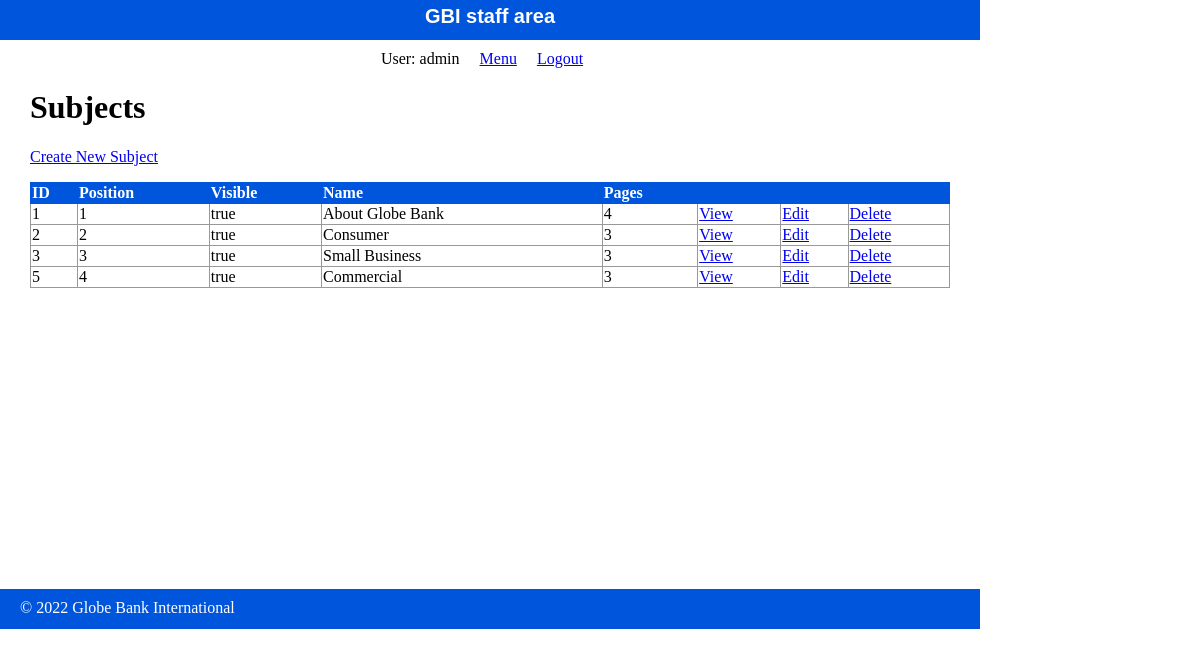
Screenshot of /staff/subjects/index.php (signed in) with the database file from the repository.
### tables this page shows
CREATE TABLE `subjects` (
  `id` int(11) NOT NULL,
  `menu_name` varchar(255) DEFAULT NULL,
  `position` int(3) DEFAULT NULL,
  `visible` tinyint(1) DEFAULT NULL
);

### private/functions.php (called while the page is built, shortened)
<?php
function url_for($script_path) {
  return WWW_ROOT . $script_path;
}
function u($string){
  return urlencode($string);
}
function h($string){
  return htmlspecialchars($string);
}
?>

### private/query_functions.php (called while the page is built, shortened)
<?php
function find_all_subjects($options = []){
  global $db;
  $visible = $options['visible'] ?? false;
  $sql = "SELECT * FROM subjects ";
  $sql .= "ORDER BY position ASC";
  $result = mysqli_query($db, $sql);
  return $result;
 }
 function count_pages_by_subject_id($subject_id, $options = []){
  global $db;
  $visible = $options['visible'] ?? false;
  $sql = "SELECT COUNT(id) FROM pages ";
  $sql .= "WHERE subject_id='" . db_escape($db,$subject_id) . "' ";
  $sql .= "ORDER BY position ASC";
  $result_set = mysqli_query($db,$sql);
  $row = mysqli_fetch_row($result_set);
  $count = $row[0];
  return $count;
 }
?>

### private/database.php (called while the page is built, shortened)
<?php
function db_escape($db,$string){
  return mysqli_real_escape_string($db,$string);
}
?>

### public/staff/subjects/index.php (the view, shortened to what this page needs)
<?php
$subject_set = find_all_subjects();
?>
<?php include(SHARED_PATH . '/staff_header.php'); ?>
<div id="content">
  <div class="subjects listing">
    <h1>Subjects</h1>
    <div class="actions">
      <a class="action" href="<?php echo url_for('/staff/subjects/new.php'); ?>">Create New Subject</a>
    </div>
  	<table class="list">
  	  <tr>
        <th>ID</th>
        <th>Position</th>
        <th>Visible</th>
  	    <th>Name</th>
        <th>Pages</th>
  	    <th>&nbsp;</th>
  	    <th>&nbsp;</th>
        <th>&nbsp;</th>
  	  </tr>
  <?php
      while($subject = mysqli_fetch_assoc($subject_set)) {
  ?>
  <?php $page_count = count_pages_by_subject_id($subject['id']); ?>
        <tr>
          <td><?php echo h($subject['id']) ?></td>
          <td><?php echo h($subject['position']) ?></td>
          <td><?php echo $subject['visible'] == 1 ? 'true' : 'false'; ?></td>
    	    <td><?php echo h($subject['menu_name']) ?></td>
          <td><?php echo $page_count; ?></td>
          <td><a class="action" href="<?php echo url_for('/staff/subjects/show.php?id=' . h(u($subject['id']))) ?>">View</a></td>
          <td><a class="action" href="<?php echo url_for('/staff/subjects/edit.php?id='. h(u($subject['id']))); ?>">Edit</a></td>
          <td><a class="action" href="<?php echo url_for('/staff/subjects/delete.php?id=' . h(u($subject['id']))) ?>">Delete</a></td>
    	  </tr>
      <?php } ?>
  	</table>
  </div>
</div>
<?php include(SHARED_PATH . '/staff_footer.php'); ?>

### public/stylesheets/staff.css (style rules this page uses)
html { height: 100%; width: 100%; }
body { height: 90vh; width: 100%; margin: 0; padding: 0; }
#content { width: 920px; min-height: 500px; padding: 0 30px; }
.actions { margin-bottom: 1em; }
table { border-collapse: collapse; vertical-align: top; }
table.list { width: 100%; }
table.list tr td { border: 1px solid #999999; }
table.list tr th { border: 1px solid #0055DD; background: #0055DD; color: white; text-align: left; }

### rows the page displays
subjects: id "1", position "1", visible "true", menu_name "About Globe Bank", page_count "4"
subjects: id "2", position "2", visible "true", menu_name "Consumer", page_count "3"
subjects: id "3", position "3", visible "true", menu_name "Small Business"
subjects: id "5", position "4", visible "true", menu_name "Commercial", page_count "3"

### other values shown
$_SESSION['username'] "admin"
